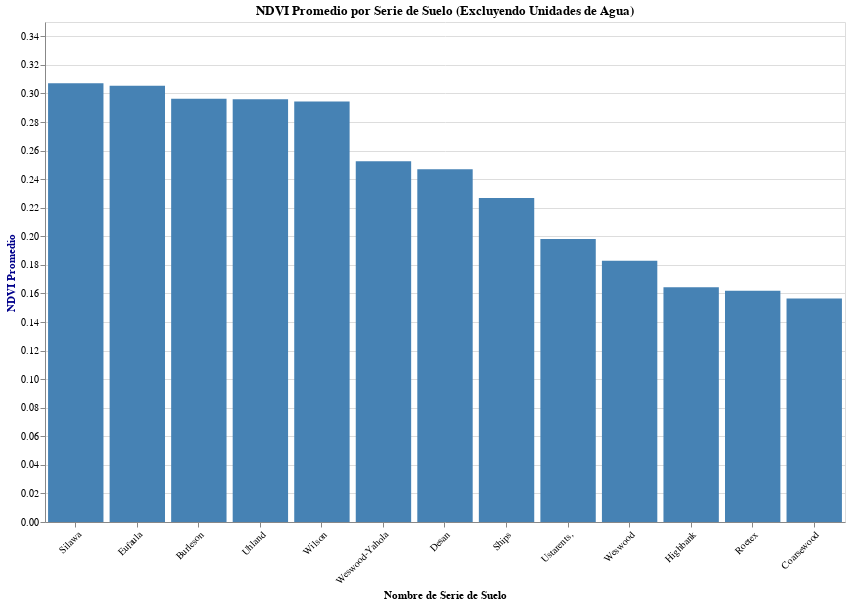

The cell this chart's notebook holds for it:
### Code cell
import altair as alt
import pandas as pd
from IPython.display import display

# Asegurarse de que df_ndvi_stats y df_suelos están disponibles en el entorno
# (se asume que las celdas de carga de datos y cálculo de NDVI ya se han ejecutado)

# 1. Limpiar df_suelos para asegurar consistencia y extraer Series_Name
# Se asume que df_suelos tiene una fila de encabezado duplicada que debe ser eliminada (iloc[1:])
df_suelos_cleaned = df_suelos.iloc[1:].copy().reset_index(drop=True)
# Asegurarse de que 'MUKEY' sea de tipo string para fusiones
df_suelos_cleaned['MUKEY'] = df_suelos_cleaned['MUKEY'].astype(str)
# Extraer el nombre principal de la serie de la columna 'NOMBRE_SUELO'
df_suelos_cleaned['Series_Name'] = df_suelos_cleaned['NOMBRE_SUELO'].apply(lambda x: x.split(' ')[0] if isinstance(x, str) else None)

# 2. Primero, agregar df_ndvi_stats por MUKEY para obtener un solo NDVI promedio por MUKEY
df_ndvi_stats_agg_mukey = df_ndvi_stats.groupby('MUKEY', as_index=False)['mean_ndvi'].mean()

# 3. Fusionar el NDVI promedio por MUKEY con la información limpia de df_suelos
# Corregido: Usar 'SIMBOLO' en lugar de 'MUSYM' en df_suelos_cleaned
data_at_mukey_level = pd.merge(
    df_ndvi_stats_agg_mukey,
    df_suelos_cleaned[['MUKEY', 'SIMBOLO', 'NOMBRE_SUELO', 'CLASE_AGR', 'Series_Name']],
    on='MUKEY',
    how='left'
)

# 4. Filtrar las unidades de suelo donde MUSYM es 'W' (agua)
# Corregido: Usar 'SIMBOLO' en lugar de 'MUSYM'
data_for_chart = data_at_mukey_level[data_at_mukey_level['SIMBOLO'] != 'W'].copy()

# 5. Agrupar los datos por Series_Name para calcular el NDVI promedio por serie
# También agregamos CLASE_AGR, MUKEY y MUSYM para el tooltip
aggregated_series_data = data_for_chart.groupby('Series_Name', as_index=False).agg(
    mean_ndvi=('mean_ndvi', 'mean'),
    # Para tooltip, unir los valores únicos o tomar el más frecuente si hay muchos
    clase_agr_tooltip=('CLASE_AGR', lambda x: ', '.join(x.unique()) if x.nunique() <= 3 else x.mode()[0]),
    mukey_tooltip=('MUKEY', lambda x: ', '.join(x.unique()) if x.nunique() <= 3 else x.mode()[0]),
    # Corregido: Usar 'SIMBOLO' en lugar de 'MUSYM'
    musym_tooltip=('SIMBOLO', lambda x: ', '.join(x.unique()) if x.nunique() <= 3 else x.mode()[0]),
    # Añadir NOMBRE_SUELO al agregador para que esté disponible en el tooltip
    nombre_suelo_tooltip=('NOMBRE_SUELO', lambda x: ', '.join(x.unique()) if x.nunique() <= 3 else x.mode()[0])
).sort_values('mean_ndvi', ascending=False)

# 6. Crear el gráfico de barras vertical con Altair
chart = alt.Chart(aggregated_series_data).mark_bar(color='steelblue').encode(
    x=alt.X('Series_Name:N', sort='-y', axis=alt.Axis(
        title='Nombre de Serie de Suelo',
        labelAngle=-45 # Rotar etiquetas para mejorar la legibilidad
    )),
    y=alt.Y('mean_ndvi:Q', axis=alt.Axis(
        title='NDVI Promedio',
        titleColor='darkblue' # Color del título del eje Y
    )),
    tooltip=[
        alt.Tooltip('Series_Name:N', title='Serie de Suelo'),
        alt.Tooltip('mean_ndvi:Q', format='.3f', title='NDVI Promedio'),
        alt.Tooltip('nombre_suelo_tooltip:N', title='Descripción de Suelo'), # Nuevo tooltip para el nombre completo
        alt.Tooltip('clase_agr_tooltip:N', title='Clase Agrícola'),
        alt.Tooltip('mukey_tooltip:N', title='MUKEY(s) Asociados'),
        alt.Tooltip('musym_tooltip:N', title='MUSYM(s) Asociados')
    ]
).properties(
    title='NDVI Promedio por Serie de Suelo (Excluyendo Unidades de Agua)',
    width=800, # Ajustar ancho del gráfico
    height=500 # Ajustar alto del gráfico
).interactive() # Permite zoom y paneo

# Mostrar el gráfico
display(chart)

print("Gráfico de barras vertical interactivo por Nombre de Serie de Suelo generado.")

### Figure 1 — Vega-Lite specification as saved in the notebook (floating-point values rounded to 4 significant figures)
{"config": {"view": {"continuousWidth": 300, "continuousHeight": 300}}, "data": {"name": "data-18d08f22ea05b14764f86f8feceec887"}, "mark": {"type": "bar", "color": "steelblue"}, "encoding": {"tooltip": [{"field": "Series_Name", "title": "Serie de Suelo", "type": "nominal"}, {"field": "mean_ndvi", "format": ".3f", "title": "NDVI Promedio", "type": "quantitative"}, {"field": "nombre_suelo_tooltip", "title": "Descripción de Suelo", "type": "nominal"}, {"field": "clase_agr_tooltip", "title": "Clase Agrícola", "type": "nominal"}, {"field": "mukey_tooltip", "title": "MUKEY(s) Asociados", "type": "nominal"}, {"field": "musym_tooltip", "title": "MUSYM(s) Asociados", "type": "nominal"}], "x": {"axis": {"labelAngle": -45, "title": "Nombre de Serie de Suelo"}, "field": "Series_Name", "sort": "-y", "type": "nominal"}, "y": {"axis": {"title": "NDVI Promedio", "titleColor": "darkblue"}, "field": "mean_ndvi", "type": "quantitative"}}, "height": 500, "params": [{"name": "param_1", "select": {"type": "interval", "encodings": ["x", "y"]}, "bind": "scales"}], "title": "NDVI Promedio por Serie de Suelo (Excluyendo Unidades de Agua)", "width": 800, "$schema": "https://vega.github.io/schema/vega-lite/v5.20.1.json", "datasets": {"data-18d08f22ea05b14764f86f8feceec887": [{"Series_Name": "Silawa", "mean_ndvi": 0.3071, "clase_agr_tooltip": "All areas are prime farmland", "mukey_tooltip": "363230", "musym_tooltip": "SmC", "nombre_suelo_tooltip": "Silawa fine sandy loam, 2 to 5 percent slopes"}, {"Series_Name": "Eufaula", "mean_ndvi": 0.3053, "clase_agr_tooltip": "Not prime farmland", "mukey_tooltip": "363194", "musym_tooltip": "EuB", "nombre_suelo_tooltip": "Eufaula loamy fine sand, 1 to 3 percent slopes"}, {"Series_Name": "Burleson", "mean_ndvi": 0.2963, "clase_agr_tooltip": "All areas are prime farmland", "mukey_tooltip": "363180, 363182", "musym_tooltip": "BuA, BuC", "nombre_suelo_tooltip": "Burleson clay, 0 to 1 percent slopes, Burleson clay, 3 to 5 percent slopes"}, {"Series_Name": "Uhland", "mean_ndvi": 0.2959, "clase_agr_tooltip": "Not prime farmland", "mukey_tooltip": "363246", "musym_tooltip": "Uh", "nombre_suelo_tooltip": "Uhland loam, frequently flooded"}, {"Series_Name": "Wilson", "mean_ndvi": 0.2943, "clase_agr_tooltip": "Farmland of statewide importance", "mukey_tooltip": "363253", "musym_tooltip": "WzA", "nombre_suelo_tooltip": "Wilson loam, 0 to 1 percent slopes"}, {"Series_Name": "Weswood-Yahola", "mean_ndvi": 0.2526, "clase_agr_tooltip": "Not prime farmland", "mukey_tooltip": "363252", "musym_tooltip": "Wy", "nombre_suelo_tooltip": "Weswood-Yahola complex, frequently flooded"}, {"Series_Name": "Desan", "mean_ndvi": 0.2469, "clase_agr_tooltip": "Not prime farmland", "mukey_tooltip": "363191", "musym_tooltip": "DfC", "nombre_suelo_tooltip": "Desan loamy fine sand, 3 to 8 percent slopes"}, {"Series_Name": "Ships", "mean_ndvi": 0.2268, "clase_agr_tooltip": "All areas are prime farmland", "mukey_tooltip": "363227, 363228", "musym_tooltip": "ShA, ShC", "nombre_suelo_tooltip": "Ships clay, 0 to 1 percent slopes, rarely flooded, Ships clay, 1 to 5 percent slopes, rarely flooded"}, {"Series_Name": "Ustarents,", "mean_ndvi": 0.1981, "clase_agr_tooltip": "Not prime farmland", "mukey_tooltip": "363248", "musym_tooltip": "Us", "nombre_suelo_tooltip": "Ustarents, clayey"}, {"Series_Name": "Weswood", "mean_ndvi": 0.1829, "clase_agr_tooltip": "All areas are prime farmland", "mukey_tooltip": "363249, 363250, 363251", "musym_tooltip": "WeA, WeC, WwA", "nombre_suelo_tooltip": "Weswood silt loam, 0 to 1 percent slopes, rarely flooded, Weswood silt loam, 1 to 5 percent slopes, rarely flooded, Weswood silty clay loam, 0 to 1 percent slopes, rarely flooded"}, {"Series_Name": "Highbank", "mean_ndvi": 0.1643, "clase_agr_tooltip": "All areas are prime farmland", "mukey_tooltip": "363202", "musym_tooltip": "HbA", "nombre_suelo_tooltip": "Highbank silty clay loam, 0 to 1 percent slopes, rarely flooded"}, {"Series_Name": "Roetex", "mean_ndvi": 0.1619, "clase_agr_tooltip": "Not prime farmland", "mukey_tooltip": "363219", "musym_tooltip": "Rr", "nombre_suelo_tooltip": "Roetex clay, frequently flooded, frequently ponded"}, {"Series_Name": "Coarsewood", "mean_ndvi": 0.1565, "clase_agr_tooltip": "All areas are prime farmland", "mukey_tooltip": "363187", "musym_tooltip": "CoA", "nombre_suelo_tooltip": "Coarsewood silt loam, 0 to 1 percent slopes, rarely flooded"}]}}
